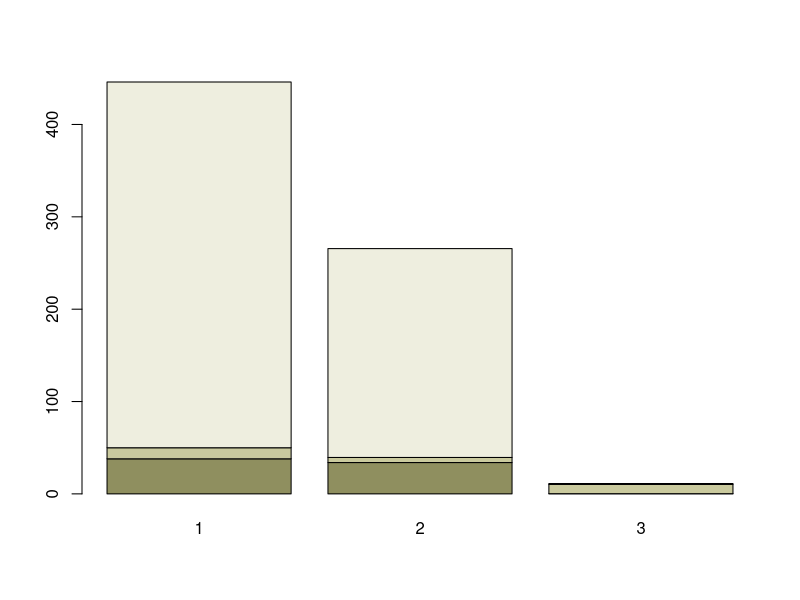
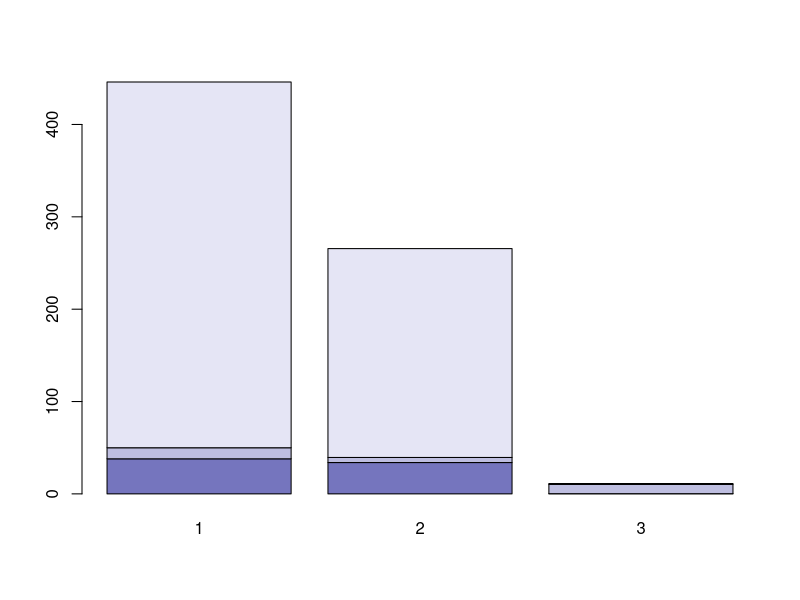
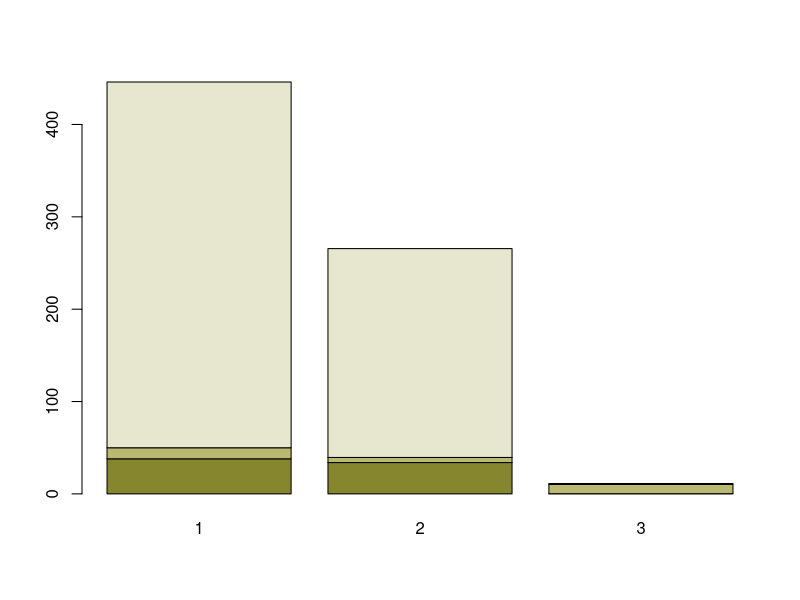
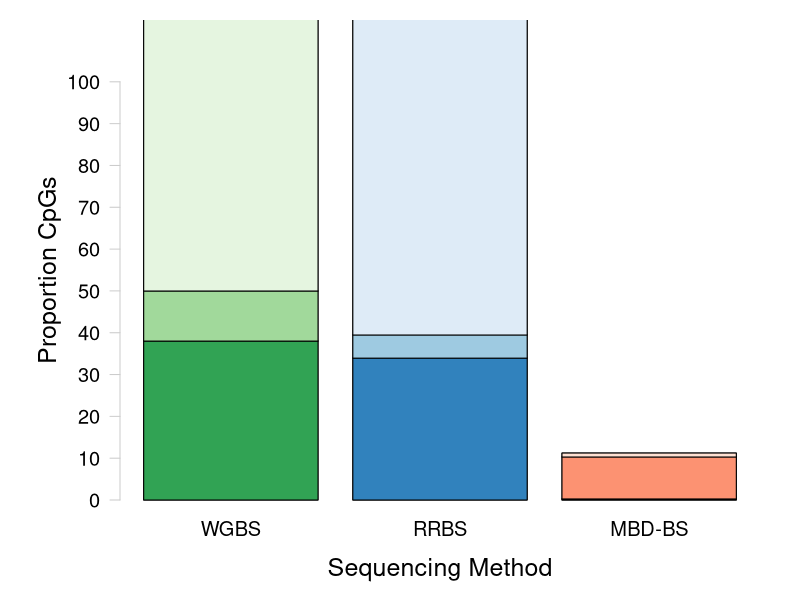
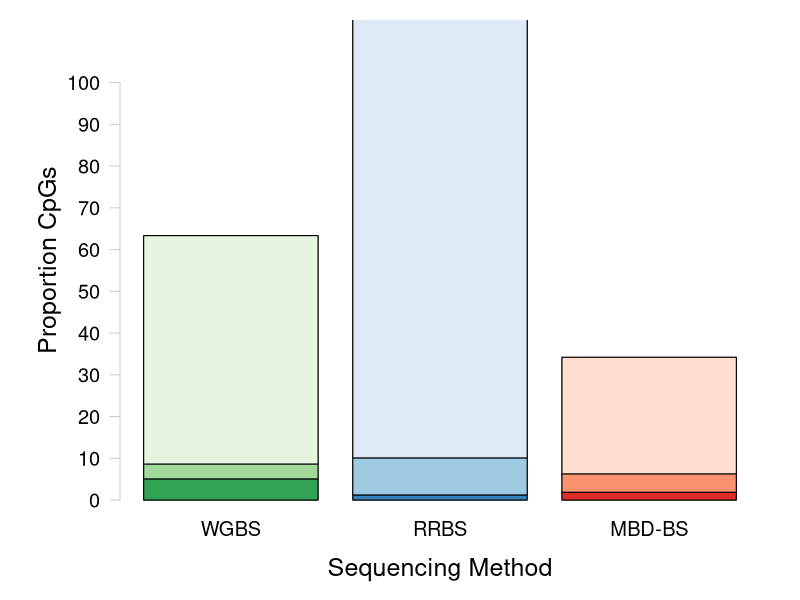
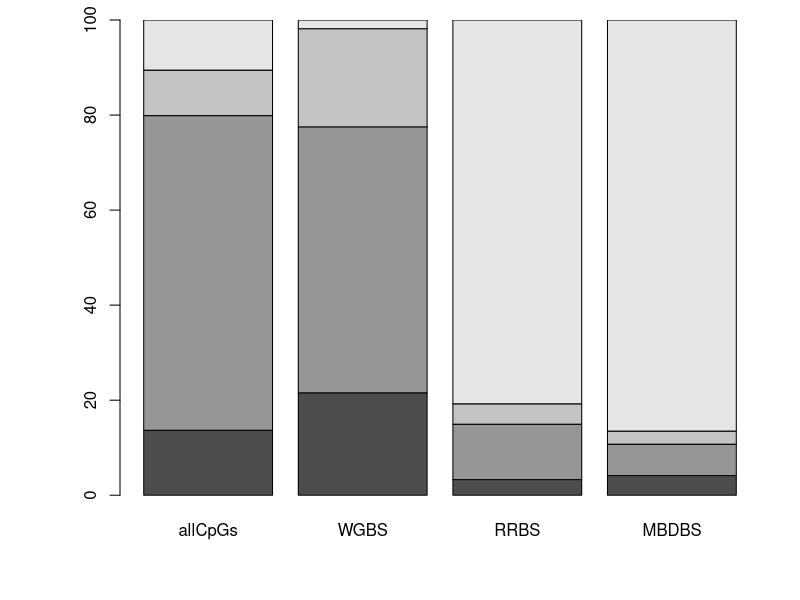

Here is the R script that generated these plots, in order:
## ---- chunk 1
knitr::opts_chunk$set(echo = TRUE)
## ---- chunk 2
#install.packages("RColorBrewer")
require(RColorBrewer) #Load RColorBrewer

#install.packages("dichromat")
require(dichromat)
## ---- chunk 3
sessionInfo()
## ---- chunk 4
McapAll <- read.table("../analyses/Characterizing-CpG-Methylation-5x-Union/Mcap/Mcap_union_5x-averages-counts.txt", header = FALSE, col.names = c("totalLines", "filename")) #Import file using space as a delimiter. Columns are the number of lines and the filename
McapAll <- McapAll[-4,] #Remove last row (total lines for all files)
tail(McapAll) #Confirm import
## ---- chunk 5
McapMeth <- read.table("../analyses/Characterizing-CpG-Methylation-5x-Union/Mcap/Mcap_union_5x-Meth-counts.txt", header = FALSE, col.names = c("Meth", "filename")) #Import file using space as a delimiter. Columns are the number of lines and the filename
McapMeth <- McapMeth[-4,] #Remove last row (total lines for all files)
tail(McapMeth) #Confirm import
## ---- chunk 6
McapSparseMeth <- read.table("../analyses/Characterizing-CpG-Methylation-5x-Union/Mcap/Mcap_union_5x-sparseMeth-counts.txt", header = FALSE, col.names = c("sparseMeth", "filename")) #Import file using space as a delimiter. Columns are the number of lines and the filename
McapSparseMeth <- McapSparseMeth[-4,] #Remove last row (total lines for all files)
tail(McapSparseMeth) #Confirm import
## ---- chunk 7
McapUnMeth <- read.table("../analyses/Characterizing-CpG-Methylation-5x-Union/Mcap/Mcap_union_5x-unMeth-counts.txt", header = FALSE, col.names = c("unMeth", "filename")) #Import file using space as a delimiter. Columns are the number of lines and the filename
McapUnMeth <- McapUnMeth[-4,] #Remove last row (total lines for all files)
tail(McapUnMeth) #Confirm import
## ---- chunk 8
McapCpGType <- cbind(McapAll, McapMeth, McapSparseMeth, McapUnMeth) #Mash tables together by column
McapCpGType <- McapCpGType[,-c(2,4,6,8)] #Remove filename columns
tail(McapCpGType) #Confirm table mashing
## ---- chunk 9
McapCpGType$percentMeth <- (McapCpGType$Meth / McapCpGType$totalLines) * 100 #Calculate percent methylated loci
McapCpGType$percentSparseMeth <- (McapCpGType$sparseMeth / McapCpGType$totalLines) * 100 #Calculate percent sparsely methylated loci
McapCpGType$percentUnMeth <- (McapCpGType$unMeth / McapCpGType$totalLines) * 100 #Calculate percent unmethylated loci
McapCpGType <- McapCpGType[,c(1, 2, 5, 3, 6, 4, 7)] #Reorganize columns
tail(McapCpGType) #Confirm calculations
## ---- chunk 10
write.table(McapCpGType, "../analyses/Characterizing-CpG-Methylation-5x-Union/Mcap/Mcap_union-CpG-Type.txt", sep = "\t", quote = FALSE, row.names = TRUE) #Save summary table
## ---- chunk 11
McapCpGTypePercents <- McapCpGType[,c(3,5,7)] #Keep only percent information
head(McapCpGTypePercents) #Confirm changes
## ---- chunk 12
McapCpGTypeWGRR <- chisq.test(data.frame(t(McapCpGType[c(1, 2),]))) #WGBS vs. RRBS
McapCpGTypeWGRR #The distribution of CpGs is not sginificantly different between WGBS and RRBS
## ---- chunk 13
McapCpGTypeWGMB <- chisq.test(data.frame(t(McapCpGType[c(1, 3),]))) #WGBS vs. MBD-BSSeq
McapCpGTypeWGMB #The distribution of CpGs is sginificantly different between WGBS and MBD-BSSeq
## ---- chunk 14
McapCpGTypeRRMB <- chisq.test(data.frame(t(McapCpGType[c(2, 3),]))) #RRBS vs. MBD-BSSeq
McapCpGTypeRRMB #The distribution of CpGs is not significantly different between RRBS vs. MBD-BSSeq
## ---- chunk 15
plotColors <- c(rev(RColorBrewer::brewer.pal(3, "Greens")), 
                rev(RColorBrewer::brewer.pal(3, "Blues")), 
                rev(RColorBrewer::brewer.pal(3, "Reds"))) #Create vector of WGBS, RRBS, and MBD colors
barplot(t(McapCpGTypePercents), col = dichromat(c(rev(RColorBrewer::brewer.pal(3, "Greens"))))) #Check greens
barplot(t(McapCpGTypePercents), col = dichromat(c(rev(RColorBrewer::brewer.pal(3, "Blues"))))) #Check blues
barplot(t(McapCpGTypePercents), col = dichromat(c(rev(RColorBrewer::brewer.pal(3, "Reds"))))) #Check reds
## ---- chunk 16
#pdf("../Output/Mcap_union-CpG-Type.pdf", height = 8.5, width = 11)
par(mar = c(3,5,1,1), oma = c(2, 1, 1, 1)) #Change figure boundaries

barplot(t(McapCpGTypePercents), 
        col= "white", 
        axes = FALSE, 
        names.arg = c("WGBS", "RRBS", "MBD-BS"), cex.names = 1.2,
        ylim = c(0, 110)) #Create base plot. Everything should be white. Do not plot axes. Include sequencing type as labels and set size. Set y-axis specs. 

for (i in 1:ncol(t(McapCpGTypePercents))){
    xx <- t(McapCpGTypePercents)
    xx[,-i] <- NA
    colnames(xx)[-i] <- NA
    barplot(xx, col = c(plotColors[(3*i)-2], plotColors[(3*i)-1], plotColors[(3*i)]), add = TRUE, axes = FALSE, names.arg = c("", "", "")) 
} #Make each bar in the stacked barplot a different color gradient. Create a new dataframe with data for the plot and ignore all additional columns and column names. Plot the single bar with the correct color from plotColors. Do not add axes and add blank names for each column.

axis(side = 2, at = seq(0, 100, by = 10), las = 2, col = "grey80", cex.axis = 1.2) #Add y-axis
mtext(side = 2, "Proportion CpGs", line = 3, cex = 1.5) #Add y-axis label
mtext(side = 1, "Sequencing Method", line = 3, cex = 1.5) #Add x-axis label

#segments(x0 = 1, y0 = 106, x1 = 3, y1 = 106, lwd = 1.5) #Add line connecting WGBS and MBD-BSSeq
#segments(x0 = 1, y0 = 106, x1 = 1, y1 = 103, lwd = 1.5) #Add left segment from connecting line to WGBS
#segments(x0 = 3, y0 = 106, x1 = 3, y1 = 103, lwd = 1.5) #Add right segment from connecting line to MBD
#text("p = 0.019", x = 2, y = 108, cex = 1.2) #Add p-value

#dev.off() #Turn off plotting device
## ---- chunk 17
PactAll <- read.table("../analyses/Characterizing-CpG-Methylation-5x-Union/Pact/Pact_union_5x-averages-counts.txt", header = FALSE, col.names = c("totalLines", "filename")) #Import file using space as a delimiter. Columns are the number of lines and the filename
PactAll <- PactAll[-4,] #Remove last row (total lines for all files)
tail(PactAll) #Confirm import
## ---- chunk 18
PactMeth <- read.table("../analyses/Characterizing-CpG-Methylation-5x-Union/Pact/Pact_union_5x-Meth-counts.txt", header = FALSE, col.names = c("Meth", "filename")) #Import file using space as a delimiter. Columns are the number of lines and the filename
PactMeth <- PactMeth[-4,] #Remove last row (total lines for all files)
tail(PactMeth) #Confirm import
## ---- chunk 19
PactSparseMeth <- read.table("../analyses/Characterizing-CpG-Methylation-5x-Union/Pact/Pact_union_5x-sparseMeth-counts.txt", header = FALSE, col.names = c("sparseMeth", "filename")) #Import file using space as a delimiter. Columns are the number of lines and the filename
PactSparseMeth <- PactSparseMeth[-4,] #Remove last row (total lines for all files)
tail(PactSparseMeth) #Confirm import
## ---- chunk 20
PactUnMeth <- read.table("../analyses/Characterizing-CpG-Methylation-5x-Union/Pact/Pact_union_5x-unMeth-counts.txt", header = FALSE, col.names = c("unMeth", "filename")) #Import file using space as a delimiter. Columns are the number of lines and the filename
PactUnMeth <- PactUnMeth[-4,] #Remove last row (total lines for all files)
tail(PactUnMeth) #Confirm import
## ---- chunk 21
PactCpGType <- cbind(PactAll, PactMeth, PactSparseMeth, PactUnMeth) #Mash tables together by column
PactCpGType <- PactCpGType[,-c(2,4,6,8)] #Remove filename columns
tail(PactCpGType) #Confirm table mashing
## ---- chunk 22
PactCpGType$percentMeth <- (PactCpGType$Meth / PactCpGType$totalLines) * 100 #Calculate percent methylated loci
PactCpGType$percentSparseMeth <- (PactCpGType$sparseMeth / PactCpGType$totalLines) * 100 #Calculate percent sparsely methylated loci
PactCpGType$percentUnMeth <- (PactCpGType$unMeth / PactCpGType$totalLines) * 100 #Calculate percent unmethylated loci
PactCpGType <- PactCpGType[,c(1, 2, 5, 3, 6, 4, 7)] #Reorganize columns
tail(PactCpGType) #Confirm calculations
## ---- chunk 23
write.table(PactCpGType, "../analyses/Characterizing-CpG-Methylation-5x-Union/Pact/Pact_union_5x-CpG-Type.txt", sep = "\t", quote = FALSE, row.names = TRUE) #Save summary table
## ---- chunk 24
PactCpGTypePercents <- PactCpGType[,c(3,5,7)] #Keep only percent information
head(PactCpGTypePercents) #Confirm changes
## ---- chunk 25
PactCpGTypeWGRR <- chisq.test(data.frame(t(PactCpGType[c(1, 2),]))) #WGBS vs. RRBS
PactCpGTypeWGRR #The distribution of CpGs is not sginificantly different between WGBS and RRBS
## ---- chunk 26
PactCpGTypeWGMB <- chisq.test(data.frame(t(PactCpGType[c(1, 3),]))) #WGBS vs. MBD-BSSeq
PactCpGTypeWGMB #The distribution of CpGs is sginificantly different between WGBS and MBD-BSSeq
## ---- chunk 27
PactCpGTypeRRMB <- chisq.test(data.frame(t(PactCpGType[c(2, 3),]))) #RRBS vs. MBD-BSSeq
PactCpGTypeRRMB #The distribution of CpGs is sginificantly different between RRBS vs. MBD-BSSeq
## ---- chunk 28
#pdf("../Output/Pact-CpG-Type.pdf", height = 8.5, width = 11)
par(mar = c(3,5,0,1), oma = c(2, 1, 1, 1)) #Change figure boundaries

barplot(t(PactCpGTypePercents), 
        col= "white", 
        axes = FALSE, 
        names.arg = c("WGBS", "RRBS", "MBD-BS"), cex.names = 1.2,
        ylim = c(0, 115)) #Create base plot. Everything should be white. Do not plot axes. Include sequencing type as labels and set size. Set y-axis specs. 

for (i in 1:ncol(t(PactCpGTypePercents))){
    xx <- t(PactCpGTypePercents)
    xx[,-i] <- NA
    colnames(xx)[-i] <- NA
    barplot(xx, col = c(plotColors[(3*i)-2], plotColors[(3*i)-1], plotColors[(3*i)]), add = TRUE, axes = FALSE, names.arg = c("", "", "")) 
} #Make each bar in the stacked barplot a different color gradient. Create a new dataframe with data for the plot and ignore all additional columns and column names. Plot the single bar with the correct color from plotColors. Do not add axes and add blank names for each column.

axis(side = 2, at = seq(0, 100, by = 10), las = 2, col = "grey80", cex.axis = 1.2) #Add y-axis
mtext(side = 2, "Proportion CpGs", line = 3, cex = 1.5) #Add y-axis label
mtext(side = 1, "Sequencing Method", line = 3, cex = 1.5) #Add x-axis label

#egments(x0 = 2, y0 = 106, x1 = 3, y1 = 106, lwd = 1.5) #Add line connecting RRBS and MBD-BSSeq
#segments(x0 = 2, y0 = 106, x1 = 2, y1 = 103, lwd = 1.5) #Add left segment from connecting line to RRBS
#segments(x0 = 3, y0 = 106, x1 = 3, y1 = 103, lwd = 1.5) #Add right segment from connecting line to MBD-BSSeq
#text("p = 0.016", x = 2.5, y = 108, cex = 1.2) #Add p-value

#segments(x0 = 1, y0 = 111, x1 = 3, y1 = 111, lwd = 1.5) #Add line connecting WGBS and MBD-BSSeq
#segments(x0 = 1, y0 = 111, x1 = 1, y1 = 108, lwd = 1.5) #Add left segment from connecting line to WGBS
#segments(x0 = 3, y0 = 111, x1 = 3, y1 = 108, lwd = 1.5) #Add right segment from connecting line to MBD-BSSeq
#text("p = 0.006", x = 2, y = 113, cex = 1.2) #Add p-value

#dev.off() #Turn off plotting device
## ---- chunk 29
WGBSCpGType <- chisq.test(cbind(t(McapCpGType)[,1], t(PactCpGType)[,1]))
WGBSCpGType #The distribution of CpGs for WGBS is not significantly different between species
## ---- chunk 30
RRBSCpGType <- chisq.test(cbind(t(McapCpGType)[,2], t(PactCpGType)[,2]))
RRBSCpGType #The distribution of CpGs for RRBS is significantly different between species
## ---- chunk 31
MBDCpGType <- chisq.test(cbind(t(McapCpGType)[,3], t(PactCpGType)[,3]))
MBDCpGType #The distribution of CpGs for MBD-BS is not significantly different between species
## ---- chunk 32
McapGenomeFeatures <- read.table("../analyses/Characterizing-CpG-Methylation-5x/Mcap/Mcap-CGMotif-Overlaps-counts.txt", header = FALSE, col.names = c("counts", "filename")) #Import file with CG motif and feature track overlaps
McapGenomeFeatures <- McapGenomeFeatures[-6,] #Remove final row
tail(McapGenomeFeatures) #Check import
## ---- chunk 33
McapGeneOverlaps <- read.table("../analyses/Characterizing-CpG-Methylation-5x-Union/Mcap/Mcap_union_5x-mcGenes-counts.txt", header = FALSE, col.names = c("counts", "filename")) #Import file with all file-gene overlaps
McapGeneOverlaps <- McapGeneOverlaps[-13,] #Remove final row
tail(McapGeneOverlaps) #Confirm import
## ---- chunk 34
McapCDSOverlaps <- read.table("../analyses/Characterizing-CpG-Methylation-5x-Union/Mcap/Mcap_union_5x-mcCDS-counts.txt", header = FALSE, col.names = c("counts", "filename")) #Import file with all file-CDS overlaps
McapCDSOverlaps <- McapCDSOverlaps[-13,] #Remove final row
tail(McapCDSOverlaps) #Confirm import
## ---- chunk 35
McapIntronsOverlaps <- read.table("../analyses/Characterizing-CpG-Methylation-5x-Union/Mcap/Mcap_union_5x-mcIntrons-counts.txt", header = FALSE, col.names = c("counts", "filename")) #Import file with all file-Introns overlaps
McapIntronsOverlaps <- McapIntronsOverlaps[-13,] #Remove final row
tail(McapIntronsOverlaps) #Confirm import
## ---- chunk 36
McapFlanksOverlaps <- read.table("../analyses/Characterizing-CpG-Methylation-5x-Union/Mcap/Mcap_union_5x-mcFlanks-counts.txt", header = FALSE, col.names = c("counts", "filename")) #Import file with all file-Introns overlaps
McapFlanksOverlaps <- McapFlanksOverlaps[-13,] #Remove final row
tail(McapFlanksOverlaps) #Confirm import
## ---- chunk 37
McapIntergenicOverlaps <- read.table("../analyses/Characterizing-CpG-Methylation-5x-Union/Mcap/Mcap_union_5x-mcIntergenic-counts.txt", header = FALSE, col.names = c("counts", "filename")) #Import file with all file-Intergenic overlaps
McapIntergenicOverlaps <- McapIntergenicOverlaps[-13,] #Remove final row
tail(McapIntergenicOverlaps) #Confirm import
## ---- chunk 38
McapFeatureOverlaps <- data.frame("allCpGs" = rep(0, times = 5),
                                  "MBDBSMeth" = rep(0, times = 5),
                                  "MBDBSsparseMeth" = rep(0, times = 5),
                                  "MBDBSunMeth" = rep(0, times = 5),
                                  "MBDBS" = rep(0, times = 5),
                                  "RRBSMeth" = rep(0, times = 5),
                                  "RRBSsparseMeth" = rep(0, times = 5),
                                  "RRBSunMeth" = rep(0, times = 5),
                                  "RRBS" = rep(0, times = 5),
                                  "WGBSMeth" = rep(0, times = 5),
                                  "WGBSsparseMeth" = rep(0, times = 5),
                                  "WGBSunMeth" = rep(0, times = 5),                                  
                                  "WGBS" = rep(0, times = 5)) #Create blank dataframe with information for various CpG categories and methylation status. Match columns to the order of columns in the overlap count files
row.names(McapFeatureOverlaps) <- c("Genes", "CDS", "Introns", "Flanks", "Intergenic") #Assign row names
head(McapFeatureOverlaps) #Confirm changes
## ---- chunk 39
McapFeatureOverlaps$allCpGs <- c(McapGenomeFeatures$counts[3],
                                 McapGenomeFeatures$counts[1],
                                 McapGenomeFeatures$counts[5],
                                 McapGenomeFeatures$counts[2],
                                 McapGenomeFeatures$counts[4]) #Assign information for CG motif overlaps with genome features. Use 0 for totalLines
head(McapFeatureOverlaps) #Confirm modification
## ---- chunk 40
for (i in 1:length(McapGeneOverlaps$counts)) {
  McapFeatureOverlaps[1,i+1] <- McapGeneOverlaps[i,1]
  McapFeatureOverlaps[2,i+1] <- McapCDSOverlaps[i,1]
  McapFeatureOverlaps[3,i+1] <- McapIntronsOverlaps[i,1]
  McapFeatureOverlaps[4,i+1] <- McapFlanksOverlaps[i,1]
  McapFeatureOverlaps[5,i+1] <- McapIntergenicOverlaps[i,1]
} #For each table with feature overlap information, paste the contents of the count column in the assigned row
head(McapFeatureOverlaps) #Check summary table
## ---- chunk 41
write.table(McapFeatureOverlaps, "../analyses/Characterizing-CpG-Methylation-5x-Union/Mcap/Mcap_union-Genomic-Location-Counts.txt", sep = "\t", quote = FALSE, row.names = TRUE) #Save file
## ---- chunk 42
McapFeatureOverlapsPercents <- McapFeatureOverlaps[-1,] #Duplicate dataframe but remove gene row
for (i in 1:length(McapFeatureOverlaps)) {
  McapFeatureOverlapsPercents[,i] <- (McapFeatureOverlapsPercents[,i] / (sum(McapFeatureOverlapsPercents[,i]))) * 100
} #Divide every entry by sum of the column and multiply by 100 to get percentages. Do not include gene information
head(McapFeatureOverlapsPercents) #Check calculations
## ---- chunk 43
write.table(McapFeatureOverlapsPercents, "../analyses/Characterizing-CpG-Methylation-5x-Union/Mcap/Mcap_union-Genomic-Location-Percents.txt", sep = "\t", quote = FALSE, row.names = TRUE) #Save file
## ---- chunk 44
McapFeatureAllWG <- chisq.test(McapFeatureOverlaps[,c(1,13)]) #All CpGs vs. WGBS
McapFeatureAllWG #The distribution of CpGs in genome features is not significantly different between all CpGs and WGBS
## ---- chunk 45
McapFeatureAllRR <- chisq.test(McapFeatureOverlaps[,c(1,9)]) #All CpGs vs. RRBS
McapFeatureAllRR #The distribution of CpGs in genome features is not significantly different between all CpGs and RRBS
## ---- chunk 46
McapFeatureAllMB <- chisq.test(McapFeatureOverlaps[,c(1,5)]) #All CpGs vs. MBDBS
McapFeatureAllMB #The distribution of CpGs in genome features is not significantly different between all CpGs and WGBS
## ---- chunk 47
McapFeatureWGRR <- chisq.test(McapFeatureOverlaps[,c(13, 9)]) #WGBS vs. RRBS
McapFeatureWGRR #The distribution of CpGs is not sginificantly different between WGBS and RRBS
## ---- chunk 48
McapFeatureWGMB <- chisq.test(McapFeatureOverlaps[,c(13, 5),]) #WGBS vs. MBD-BSSeq
McapFeatureWGMB #The distribution of CpGs is sginificantly different between WGBS and MBD-BSSeq
## ---- chunk 49
McapFeatureRRMB <- chisq.test(McapFeatureOverlaps[,c(9, 5)]) #RRBS vs. MBD-BSSeq
McapFeatureRRMB #The distribution of CpGs is not significantly different between RRBS vs. MBD-BSSeq
## ---- chunk 50
barplot(t(t(McapFeatureOverlapsPercents[,c(1,13,9,5)])))
